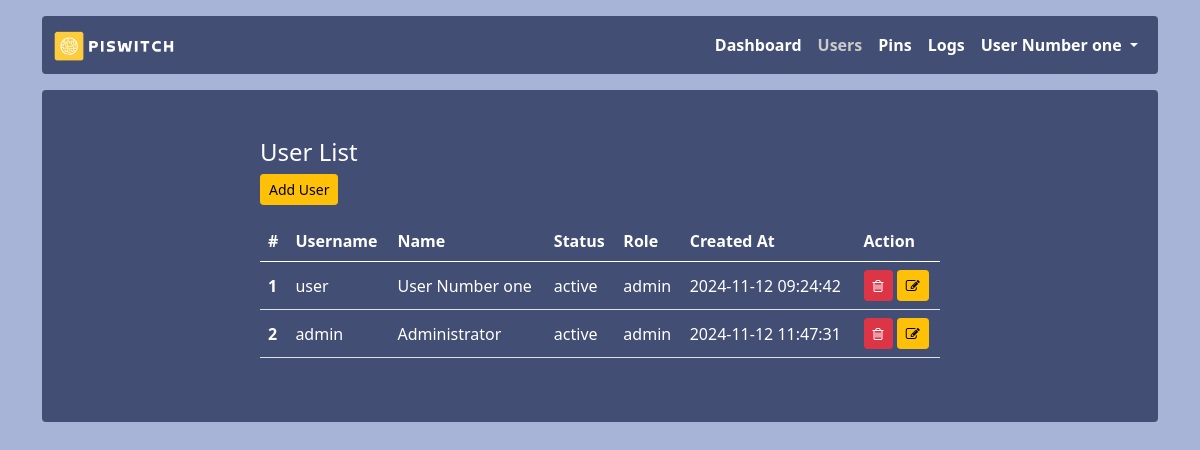
The app's page /users (signed in) with its own data.
### app.py (models this page shows, shortened)
class Users(db.Model):
    id = db.Column(db.Integer, primary_key = True)
    username = db.Column(db.String(255))
    name = db.Column(db.String(255))
    password = db.Column(db.String(255))
    role = db.Column(db.String(20))
    status = db.Column(db.String(20))
    created_at = db.Column(db.DateTime, default=datetime.utcnow())

### app.py (the view)
@app.route('/users')
@login_required
@check_admin
def users():
    users = Users.query.all()
    return render_template('users/users.html', users=users)

### app.py (called while the page is built)
def login_required(f):
    @wraps(f)
    def decorated_function(*args, **kwargs):
        if session.get("user_id") is None:
            return redirect("/login")
        return f(*args, **kwargs)
    return decorated_function

def check_admin(f):
    @wraps(f)
    def decorated_function(*args, **kwargs):
        if session.get("role") != 'admin':
            return redirect("/")
        return f(*args, **kwargs)
    return decorated_function

### templates/users/users.html (shortened to what this page needs)
{% extends 'layout.html' %}
{% block content %}
<h4>User List</h4>
<a href="{{ url_for('add_user') }}" class="btn btn-warning btn-sm">Add User</a>
<table class="table mt-3">
    <thead>
        <tr>
            <th scope="col">#</th>
            <th scope="col">Username</th>
            <th scope="col">Name</th>
            <th scope="col">Status</th>
            <th scope="col">Role</th>
            <th scope="col">Created At</th>
            <th scope="col">Action</th>
        </tr>
    </thead>
    <tbody>
        {% for user in users %}
            <tr>
                <th scope="row">{{ user.id }}</th>
                <td>{{ user.username }}</td>
                <td>{{ user.name }}</td>
                <td>{{ user.status }}</td>
                <td>{{ user.role }}</td>
                <td>{{ user.created_at.strftime("%Y-%m-%d %H:%M:%S") }}</td>
                <td>
                    <button type="button" id="{{user.id}}" onclick="getId(this)" class="btn btn-sm btn-danger" data-bs-toggle="modal" data-bs-target="#delete-user">
                        <i class="fa fa-trash-o" aria-hidden="true"></i>
                    </button>
                    <a href="{{ url_for('edit_user', id=user.id) }}" class="btn btn-sm btn-warning">
                        <i class="fa fa-edit" aria-hidden="true"></i>
                    </a>
                </td>
            </tr>
        {% endfor %}
    </tbody>
</table>
{% endblock %}

### templates/layout.html (shortened to what this page needs)
<!DOCTYPE html>
<html lang="en">
    <head>
        <link href="{{ url_for('static', filename='assets/dist/css/bootstrap.min.css') }}" rel="stylesheet" />
        <link href="{{ url_for('static', filename='css/style.css') }}" rel="stylesheet" />
        <link rel="stylesheet" href="{{ url_for('static', filename='css/font-awesome.css') }}">
    </head>
    <body>
        <main>
            <div class="container">
                <nav class="navbar navbar-expand-lg navbar-light bg-light rounded mt-3 color" aria-label="Eleventh navbar example">
                    <div class="container-fluid">
                        <a class="navbar-brand" href="{{ url_for('index') }}">
                            <img src="{{ url_for('static', filename='img/logo.png') }}" alt="PiSwitch" height="30px" />
                        </a>
                        <div class="collapse navbar-collapse" id="navbarsExample09">
                            <ul class="navbar-nav ms-auto mb-2 mb-lg-0">
                                <li class="nav-item">
                                    <a class="nav-link {% if request.path == url_for('index') %}active{% endif %}" aria-current="page" href="{{ url_for('index') }}">Dashboard</a>
                                </li>
                                {% if session['role'] == 'admin'%}
                                    <li class="nav-item">
                                        <a class="nav-link {% if request.path == url_for('users') %}active{% endif %}"  href="{{ url_for('users') }}">Users</a>
                                    </li>
                                    <li class="nav-item">
                                        <a class="nav-link {% if request.path == url_for('pins') %}active{% endif %}" href="{{ url_for('pins') }}">Pins</a>
                                    </li>
                                {%endif%}
                                <li class="nav-item">
                                    <a class="nav-link {% if request.path == url_for('logs') %}active{% endif %}" href="{{ url_for('logs') }}">Logs</a>
                                </li>
                                <li class="nav-item dropdown">
                                    <a class="nav-link dropdown-toggle" href="#" id="dropdown09" data-bs-toggle="dropdown" aria-expanded="false">
                                        {{ session.name }}
                                    </a>
                                </li>
                            </ul>
                        </div>
                    </div>
                </nav>
                <div class="mt-3">
                    <div class="bg-light p-5 rounded color">
                        <div class="col-sm-8 mx-auto">{% block content %}{% endblock %}</div>
                    </div>
                </div>
            </div>
        </main>
    </body>
</html>

### static/css/style.css (style rules this page uses)
body { background-color: #a7b3d7; color: #fff !important; }
.color { background-color: #424e73 !important; color: #fff !important; }
.table { color: #fff !important; }
.navbar-light .navbar-nav .nav-link { color: #fff; font-weight: 600; }
.navbar-light .navbar-nav .nav-link.active, .navbar-light .navbar-nav .show>.nav-link { color: #fff; }
.navbar-light .navbar-nav .nav-link.active, .navbar-light .navbar-nav .show>.nav-link { color: #cacaca }
.table>tbody>tr>th, .table>tbody>tr>td { vertical-align: middle; }

### records on screen
Users: name "User Number one", id "1", username "user", status "active", role "admin", created_at "2024-11-12 09:24:42"
Users: id "2", username "admin", name "Administrator", status "active", role "admin", created_at "2024-11-12 11:47:31"
